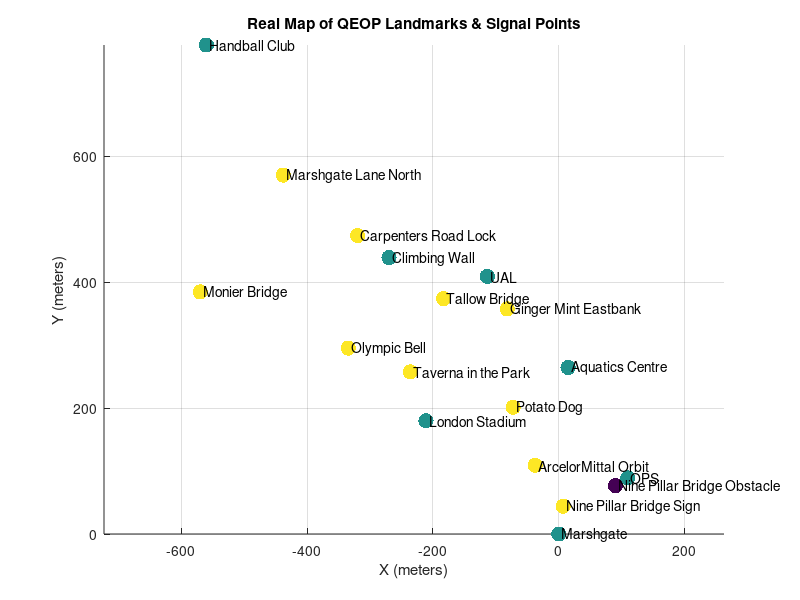

Write the MATLAB code that produced this figure.
clear
clc
close all

%origin
lat0 = 51.537758;
lon0 = -0.011595;

lat = [
51.537758
51.538559
51.540135
51.541436
51.541705
51.544739
51.539375
51.538155
51.538448
51.540971
51.541118
51.540071
51.542018
51.542883
51.541214
51.540413
51.539566
51.538739
];

lon = [
-0.011595
-0.010013
-0.011382
-0.013236
-0.015492
-0.019684
-0.014644
-0.011495
-0.010295
-0.012778
-0.014240
-0.015001
-0.016213
-0.017918
-0.019824
-0.016427
-0.012644
-0.012138
];

names = {
"Marshgate"
"OPS"
"Aquatics Centre"
"UAL"
"Climbing Wall"
"Handball Club"
"London Stadium"
"Nine Pillar Bridge Sign"
"Nine Pillar Bridge Obstacle"
"Ginger Mint Eastbank"
"Tallow Bridge"
"Taverna in the Park"
"Carpenters Road Lock"
"Marshgate Lane North"
"Monier Bridge"
"Olympic Bell"
"Potato Dog"
"ArcelorMittal Orbit"
};


type = [
2
2
2
2
2
2
2
3
1
3
3
3
3
3
3
3
3
3
];

x = zeros(length(lat),1);
y = zeros(length(lat),1);

for i=1:length(lat)

dx = (lon(i)-lon0)*111320*cosd(lat0);
dy = (lat(i)-lat0)*111320;

x(i)=dx;
y(i)=dy;

end

figure

scatter(x,y,120,type,'filled')

text(x+5,y,names)

title("Real Map of QEOP Landmarks & Signal Points")
xlabel("X (meters)")
ylabel("Y (meters)")

grid on
axis equal
